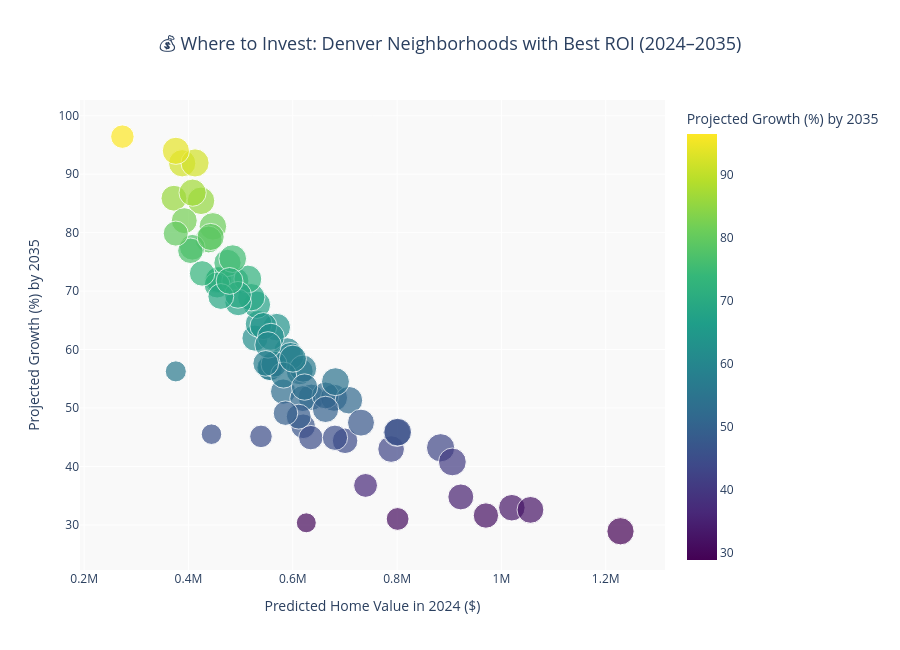

Notebook source saved alongside this figure:
### Code cell
import plotly.express as px

# Create a copy of your best investment opportunities
investment_df["Dollar Growth"] = investment_df["Growth ($)"]
investment_df["Percent Growth"] = investment_df["Growth (%)"]
investment_df["2024 Value"] = investment_df["Predicted Home Value_2024"]

# Interactive scatter plot
fig = px.scatter(
    investment_df,
    x="2024 Value",
    y="Percent Growth",
    size="Dollar Growth",
    color="Percent Growth",
    hover_name="Neighborhood",
    hover_data={
        "2024 Value": ":$,",
        "Percent Growth": ":.1f",
        "Dollar Growth": ":$,"
    },
    color_continuous_scale="Viridis",
    title="💰 Where to Invest: Denver Neighborhoods with Best ROI (2024–2035)",
    labels={
        "2024 Value": "Predicted Home Value in 2024 ($)",
        "Percent Growth": "Projected Growth (%) by 2035"
    },
    height=650
)

fig.update_layout(
    title_font=dict(size=18),
    title_x=0.5,
    plot_bgcolor="#f9f9f9"
)

fig.show()

### Figure 1 — Plotly figure (JSON) as saved in the notebook; plotly's stock layout.template omitted (floating-point values rounded to 4 significant figures)
{"data": [{"customdata": [[362188], [290567], [307084], [345757], [329442], [363350], [202157], [335980], [327398], [317114], [315654], [356360], [326811], [343840], [310458], [344119], [329525], [306657], [351426], [319453], [345549], [310850], [338881], [355181], [211380], [379251], [353284], [351953], [319585], [351481], [359413], [348008], [355220], [358789], [345119], [271801], [362315], [316151], [350653], [323199], [370300], [363199], [324253], [366194], [371624], [346988], [347090], [351636], [243334], [381590], [321543], [296643], [320781], [367559], [337043], [369410], [335868], [285087], [299830], [323902], [366287], [287830], [190018], [248442], [343246], [319159], [311189], [350717], [354212], [305754], [329841], [350781], [333583], [263491], [343423], [315912]], "hovertemplate": "<b>%{hovertext}</b><br><br>Predicted Home Value in 2024 ($)=%{x:$,}<br>Projected Growth (%) by 2035=%{marker.color:.1f}<br>Dollar Growth=%{customdata[0]:$,}<extra></extra>", "hovertext": ["Montbello", "Montclair", "Skyland", "Indian Creek", "Hale", "Fort Logan", "Berkley", "Hilltop", "Athmar Park", "Baker", "Barnum", "Barnum West", "Bear Valley", "Belcaro", "Capitol Hill", "Central Business District", "Chaffee Park", "Cherry Creek", "City Park", "City Park West", "Civic Center", "Congress Park", "Cory - Merrill", "Country Club", "Denver International Airport", "East Colfax", "Elyria Swansea", "Five Points", "Globeville", "Goldsmith", "Hampden", "Hampden South", "Harvey Park", "Harvey Park South", "Jefferson Park", "Lowry Field", "Mar Lee", "North Capitol Hill", "North Park Hill", "Northeast Park Hill", "Overland", "Platt Park", "Regis", "South Park Hill", "Southmoor Park", "Speer", "Union Station", "University", "University Hills", "University Park", "Villa Park", "Virginia Village", "Washington Park", "Washington Park West", "Washington Virginia Vale", "Wellshire", "West Colfax", "West Highland", "Westwood", "Whittier", "Gateway - Green Valley Ranch", "Highland", "Central Park", "Auraria", "Clayton", "Lincoln Park", "College View - South Platte", "Ruby Hill", "Valverde", "Sloan Lake", "Berkeley", "Sunnyside", "Rosedale", "Windsor", "Cheesman Park", "Cole"], "legendgroup": "", "marker": {"color": [81.07, 46.87, 52.81, 78.83, 51.85, 63.83, 45.52, 32.94, 71.81, 56.87, 77.49, 91.87, 61.95, 32.57, 76.9, 64.38, 71.98, 31.6, 51.75, 51.61, 52.15, 44.39, 42.98, 28.92, 56.26, 91.92, 93.99, 59.7, 85.89, 71.74, 67.67, 64.01, 74.82, 68.95, 56.27, 36.75, 85.45, 56.89, 58.89, 71.04, 72.07, 51.33, 57.49, 45.79, 54.5, 62.19, 47.5, 56.73, 45.14, 43.19, 82.04, 48.52, 34.79, 45.87, 68.06, 40.78, 60.79, 44.93, 79.83, 55.62, 75.55, 49.12, 30.36, 31.02, 69.36, 69.08, 73.02, 79.26, 86.84, 44.91, 49.76, 58.44, 53.58, 96.42, 71.73, 57.63], "coloraxis": "coloraxis", "size": [362188, 290567, 307084, 345757, 329442, 363350, 202157, 335980, 327398, 317114, 315654, 356360, 326811, 343840, 310458, 344119, 329525, 306657, 351426, 319453, 345549, 310850, 338881, 355181, 211380, 379251, 353284, 351953, 319585, 351481, 359413, 348008, 355220, 358789, 345119, 271801, 362315, 316151, 350653, 323199, 370300, 363199, 324253, 366194, 371624, 346988, 347090, 351636, 243334, 381590, 321543, 296643, 320781, 367559, 337043, 369410, 335868, 285087, 299830, 323902, 366287, 287830, 190018, 248442, 343246, 319159, 311189, 350717, 354212, 305754, 329841, 350781, 333583, 263491, 343423, 315912], "sizemode": "area", "sizeref": 954.0, "symbol": "circle"}, "mode": "markers", "name": "", "orientation": "v", "showlegend": false, "type": "scatter", "x": [446774, 619904, 581530, 438622, 635413, 569246, 444111, 1019977, 455926, 557648, 407337, 387915, 527514, 1055716, 403741, 534516, 457824, 970303, 679046, 619031, 662611, 700307, 788524, 1228341, 375699, 412578, 375861, 589516, 372100, 489916, 531153, 543646, 474767, 520364, 613334, 739528, 424028, 555735, 595477, 454969, 513829, 707580, 563999, 799656, 681842, 557974, 730775, 619817, 539009, 883413, 391920, 611386, 922177, 801246, 495228, 905971, 552517, 634534, 375566, 582310, 484824, 585990, 625920, 800987, 494893, 462035, 426155, 442498, 407909, 680840, 662814, 600197, 622567, 273275, 478754, 548183], "xaxis": "x", "y": [81.07, 46.87, 52.81, 78.83, 51.85, 63.83, 45.52, 32.94, 71.81, 56.87, 77.49, 91.87, 61.95, 32.57, 76.9, 64.38, 71.98, 31.6, 51.75, 51.61, 52.15, 44.39, 42.98, 28.92, 56.26, 91.92, 93.99, 59.7, 85.89, 71.74, 67.67, 64.01, 74.82, 68.95, 56.27, 36.75, 85.45, 56.89, 58.89, 71.04, 72.07, 51.33, 57.49, 45.79, 54.5, 62.19, 47.5, 56.73, 45.14, 43.19, 82.04, 48.52, 34.79, 45.87, 68.06, 40.78, 60.79, 44.93, 79.83, 55.62, 75.55, 49.12, 30.36, 31.02, 69.36, 69.08, 73.02, 79.26, 86.84, 44.91, 49.76, 58.44, 53.58, 96.42, 71.73, 57.63], "yaxis": "y"}], "layout": {"coloraxis": {"colorbar": {"title": {"text": "Projected Growth (%) by 2035"}}, "colorscale": [[0, "#440154"], [0.1111, "#482878"], [0.2222, "#3e4989"], [0.3333, "#31688e"], [0.4444, "#26828e"], [0.5556, "#1f9e89"], [0.6667, "#35b779"], [0.7778, "#6ece58"], [0.8889, "#b5de2b"], [1, "#fde725"]]}, "height": 650, "legend": {"itemsizing": "constant", "tracegroupgap": 0}, "plot_bgcolor": "#f9f9f9", "title": {"font": {"size": 18}, "text": "💰 Where to Invest: Denver Neighborhoods with Best ROI (2024–2035)", "x": 0.5}, "xaxis": {"anchor": "y", "domain": [0, 1], "title": {"text": "Predicted Home Value in 2024 ($)"}}, "yaxis": {"anchor": "x", "domain": [0, 1], "title": {"text": "Projected Growth (%) by 2035"}}}}
